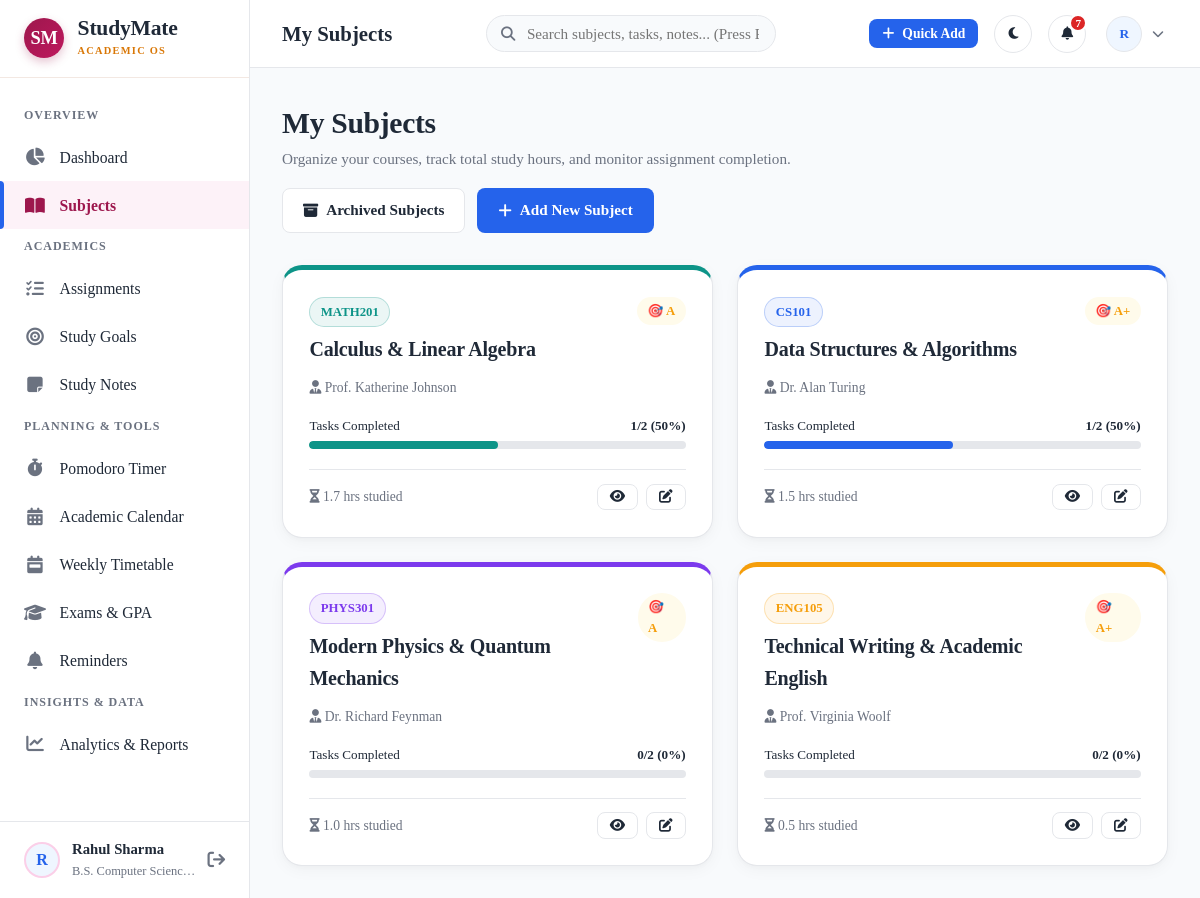
/subjects/ (signed in), run on the app's committed database.
### accounts/models.py (models this page shows, shortened)
class Profile(models.Model):
    user = models.OneToOneField(User, on_delete=models.CASCADE, related_name='profile')
    avatar = models.ImageField(upload_to='avatars/', blank=True, null=True)
    institution = models.CharField(max_length=200, blank=True, default='')
    course_grade = models.CharField(max_length=100, blank=True, default='', verbose_name='Course / Grade')
    daily_study_target_hours = models.DecimalField(
        max_digits=4, decimal_places=1, default=4.0,
        verbose_name='Daily Study Target (Hours)'
    )
    bio = models.TextField(blank=True, default='')
    created_at = models.DateTimeField(auto_now_add=True)
    updated_at = models.DateTimeField(auto_now=True)
    @property
    def avatar_url(self):
        if self.avatar and hasattr(self.avatar, 'url'):
            return self.avatar.url
        return None

### core/models.py (models this page shows, shortened)
class Subject(models.Model):
    user = models.ForeignKey(User, on_delete=models.CASCADE, related_name='subjects')
    name = models.CharField(max_length=150)
    code = models.CharField(max_length=30, blank=True, help_text="e.g. CS101 or MATH201")
    teacher = models.CharField(max_length=100, blank=True)
    color = models.CharField(max_length=20, default='#2563EB', help_text="Hex color code, e.g. #2563EB")
    target_grade = models.CharField(max_length=20, blank=True, help_text="e.g. A+, 95%")
    is_archived = models.BooleanField(default=False)
    created_at = models.DateTimeField(auto_now_add=True)
    class Meta:
        ordering = ['name']
        unique_together = ('user', 'name')
    @property
    def total_assignments(self):
        return self.assignments.count()
    @property
    def completed_assignments(self):
        return self.assignments.filter(status='completed').count()
    @property
    def assignment_progress(self):
        total = self.total_assignments
        if total == 0:
            return 0
        return int((self.completed_assignments / total) * 100)
    @property
    def total_study_minutes(self):
        total = self.study_sessions.aggregate(total=models.Sum('duration_minutes'))['total']
        return total or 0
    @property
    def total_study_hours(self):
        return round(self.total_study_minutes / 60.0, 1)

### core/views.py (the view)
# urls.py: path('subjects/', views.subject_list_view, name='subject_list'),
@login_required
def subject_list_view(request):
    show_archived = request.GET.get('archived') == '1'
    subjects = Subject.objects.filter(user=request.user, is_archived=show_archived)
    context = {
        'subjects': subjects,
        'show_archived': show_archived,
        'active_nav': 'subjects',
        'title': 'Archived Subjects' if show_archived else 'My Subjects',
    }
    return render(request, 'core/subject_list.html', context)

### core/models.py (called while the page is built)
    @property
    def is_completed(self):
        return self.status == 'completed'

    @property
    def countdown_text(self):
        if self.is_completed:
            return "Completed"
        today = date.today()
        delta = (self.due_date - today).days
        if delta < 0:
            abs_days = abs(delta)
            return f"Overdue by {abs_days} day{'s' if abs_days != 1 else ''}"
        elif delta == 0:
            return "Due today"
        elif delta == 1:
            return "Due tomorrow"
        else:
            return f"Due in {delta} days"

### templates/core/subject_list.html (shortened to what this page needs)
{% extends 'base.html' %}
{% load static %}
{% block content %}
<div style="display: flex; justify-content: space-between; align-items: center; margin-bottom: 2rem; flex-wrap: wrap; gap: 1rem;">
  <div>
    <h1>{{ title }}</h1>
    <p style="color: var(--text-muted); font-size: 0.95rem;">Organize your courses, track total study hours, and monitor assignment completion.</p>
  </div>
  <div style="display: flex; gap: 0.75rem;">
    {% if show_archived %}
      <a href="{% url 'core:subject_list' %}" class="btn btn-secondary">
        <i class="fa-solid fa-arrow-left"></i> View Active Subjects
      </a>
    {% else %}
      <a href="{% url 'core:subject_list' %}?archived=1" class="btn btn-secondary">
        <i class="fa-solid fa-box-archive"></i> Archived Subjects
      </a>
    {% endif %}
    <a href="{% url 'core:subject_create' %}" class="btn btn-primary">
      <i class="fa-solid fa-plus"></i> Add New Subject
    </a>
  </div>
</div>
{% if subjects %}
  <div style="display: grid; grid-template-columns: repeat(auto-fill, minmax(300px, 1fr)); gap: 1.5rem;">
    {% for s in subjects %}
      <div class="card" style="border-top: 5px solid {{ s.color }}; display: flex; flex-direction: column; justify-content: space-between; min-height: 220px;">
        <div>
          <div style="display: flex; justify-content: space-between; align-items: flex-start; margin-bottom: 0.75rem;">
            <div>
              <span class="badge" style="background: {{ s.color }}15; color: {{ s.color }}; border: 1px solid {{ s.color }}40; font-weight: 700;">
                {{ s.code|default:"COURSE" }}
              </span>
              <h2 style="font-size: 1.25rem; margin-top: 0.4rem; color: var(--text-main);">
                <a href="{% url 'core:subject_detail' s.id %}" style="color: inherit;">{{ s.name }}</a>
              </h2>
            </div>
            {% if s.target_grade %}
              <span class="badge badge-medium" title="Target Grade">🎯 {{ s.target_grade }}</span>
            {% endif %}
          </div>
          {% if s.teacher %}
            <div style="font-size: 0.85rem; color: var(--text-muted); margin-bottom: 1rem;">
              <i class="fa-solid fa-user-tie"></i> {{ s.teacher }}
            </div>
          {% endif %}
          <div style="margin-top: 1rem;">
            <div style="display: flex; justify-content: space-between; font-size: 0.82rem; margin-bottom: 0.3rem;">
              <span>Tasks Completed</span>
              <span style="font-weight: 700;">{{ s.completed_assignments }}/{{ s.total_assignments }} ({{ s.assignment_progress }}%)</span>
            </div>
            <div class="progress-bar-container">
              <div class="progress-bar-fill" style="width: {{ s.assignment_progress }}%; background: {{ s.color }};"></div>
            </div>
          </div>
        </div>
        <div style="display: flex; justify-content: space-between; align-items: center; border-top: 1px solid var(--border); padding-top: 0.85rem; margin-top: 1.25rem; font-size: 0.85rem; color: var(--text-muted);">
          <span><i class="fa-solid fa-hourglass-half"></i> {{ s.total_study_hours }} hrs studied</span>
          <div style="display: flex; gap: 0.5rem;">
            <a href="{% url 'core:subject_detail' s.id %}" class="btn btn-sm btn-secondary" title="View Subject Detail">
              <i class="fa-solid fa-eye"></i>
            </a>
            <a href="{% url 'core:subject_update' s.id %}" class="btn btn-sm btn-secondary" title="Edit Subject">
              <i class="fa-solid fa-pen-to-square"></i>
            </a>
          </div>
        </div>
      </div>
    {% endfor %}
  </div>
{% endif %}
{% endblock %}

### templates/partials/sidebar.html (shortened to what this page needs)
{% load static %}
<aside class="sidebar" id="sidebar">
  <div class="sidebar-header" style="height: 78px; padding: 0 1.5rem; display: flex; align-items: center; justify-content: space-between; border-bottom: 1px solid var(--card-border-soft);">
    <a href="{% url 'core:dashboard' %}" class="public-brand" style="text-decoration: none;">
      <div class="public-brand-monogram" style="width: 40px; height: 40px; font-size: 1.15rem;">SM</div>
      <div>
        <div class="public-brand-title" style="font-size: 1.35rem;">StudyMate</div>
        <div class="public-brand-subtitle" style="font-size: 0.65rem;">ACADEMIC OS</div>
      </div>
    </a>
  </div>
  <nav class="sidebar-nav" style="padding: 1.25rem 0;">
    <div class="nav-section-title">Overview</div>
    <a href="{% url 'core:dashboard' %}" class="nav-item {% if active_nav == 'dashboard' %}active{% endif %}">
      <i class="fa-solid fa-chart-pie"></i>
      <span>Dashboard</span>
    </a>
    <a href="{% url 'core:subject_list' %}" class="nav-item {% if active_nav == 'subjects' %}active{% endif %}">
      <i class="fa-solid fa-book-open"></i>
      <span>Subjects</span>
    </a>
    <div class="nav-section-title">Academics</div>
    <a href="{% url 'core:assignment_list' %}" class="nav-item {% if active_nav == 'assignments' %}active{% endif %}">
      <i class="fa-solid fa-list-check"></i>
      <span>Assignments</span>
    </a>
    <a href="{% url 'core:goal_list' %}" class="nav-item {% if active_nav == 'goals' %}active{% endif %}">
      <i class="fa-solid fa-bullseye"></i>
      <span>Study Goals</span>
    </a>
    <a href="{% url 'core:note_list' %}" class="nav-item {% if active_nav == 'notes' %}active{% endif %}">
      <i class="fa-solid fa-note-sticky"></i>
      <span>Study Notes</span>
    </a>
    <div class="nav-section-title">Planning & Tools</div>
    <a href="{% url 'planner:timer' %}" class="nav-item {% if active_nav == 'timer' %}active{% endif %}">
      <i class="fa-solid fa-stopwatch"></i>
      <span>Pomodoro Timer</span>
    </a>
    <a href="{% url 'planner:calendar' %}" class="nav-item {% if active_nav == 'calendar' %}active{% endif %}">
      <i class="fa-solid fa-calendar-days"></i>
      <span>Academic Calendar</span>
    </a>
    <a href="{% url 'planner:timetable' %}" class="nav-item {% if active_nav == 'timetable' %}active{% endif %}">
      <i class="fa-solid fa-calendar-week"></i>
      <span>Weekly Timetable</span>
    </a>
    <a href="{% url 'planner:exam_list' %}" class="nav-item {% if active_nav == 'exams' %}active{% endif %}">
      <i class="fa-solid fa-graduation-cap"></i>
      <span>Exams & GPA</span>
    </a>
    <a href="{% url 'planner:reminders' %}" class="nav-item {% if active_nav == 'reminders' %}active{% endif %}">
      <i class="fa-solid fa-bell"></i>
      <span>Reminders</span>
    </a>
    <div class="nav-section-title">Insights & Data</div>
    <a href="{% url 'analytics:dashboard' %}" class="nav-item {% if active_nav == 'analytics' %}active{% endif %}">
      <i class="fa-solid fa-chart-line"></i>
      <span>Analytics & Reports</span>
    </a>
  </nav>
  <div class="sidebar-footer">
    <div class="user-quick-profile">
      <div class="user-avatar-sm" style="border: 2px solid var(--luxury-rose-border);">
        {% if user.profile.avatar_url %}
          <img src="{{ user.profile.avatar_url }}" alt="{{ user.username }}">
        {% else %}
          <span>{{ user.first_name|first|default:user.username|first|upper }}</span>
        {% endif %}
      </div>
      <div style="flex: 1; overflow: hidden;">
        <div style="font-weight: 700; font-size: 0.92rem; white-space: nowrap; text-overflow: ellipsis; overflow: hidden;">
          {{ user.get_full_name|default:user.username }}
        </div>
        <div style="font-size: 0.78rem; color: var(--text-muted); white-space: nowrap; text-overflow: ellipsis; overflow: hidden;">
          {{ user.profile.course_grade|default:"Student" }}
        </div>
      </div>
      <a href="{% url 'accounts:logout' %}" title="Log Out" style="color: var(--text-muted); font-size: 1.1rem;">
        <i class="fa-solid fa-arrow-right-from-bracket"></i>
      </a>
    </div>
  </div>
</aside>

### templates/partials/navbar.html (shortened to what this page needs)
{% load static %}
<header class="topbar">
  <div class="topbar-left">
    <div class="page-title-header">
      {{ title|default:"StudyMate Workspace" }}
    </div>
  </div>
  <form action="{% url 'core:global_search' %}" method="GET" class="topbar-search">
    <input type="text" name="q" value="{{ query|default:'' }}" placeholder="Search subjects, tasks, notes... (Press Enter)" autocomplete="off">
  </form>
  <div class="topbar-right">
    <button class="btn btn-primary btn-sm" onclick="openQuickAddModal()" title="Press 'N' anywhere to quick add">
      <i class="fa-solid fa-plus"></i>
      <span>Quick Add</span>
    </button>
    <button class="action-icon-btn" id="theme-toggle-btn" title="Toggle Light / Dark Mode">
      <i class="fa-solid fa-moon" id="theme-toggle-icon"></i>
    </button>
    <div style="position: relative;">
      <button class="action-icon-btn" id="notif-toggle-btn" title="Notifications">
        <i class="fa-solid fa-bell"></i>
        {% if nav_notification_count > 0 %}
          <span class="badge-dot">{{ nav_notification_count }}</span>
        {% endif %}
      </button>
    </div>
    <div class="profile-dropdown-wrapper">
      <button class="profile-btn" id="profile-dropdown-btn">
        <div class="user-avatar-sm">
          {% if user.profile.avatar_url %}
            <img src="{{ user.profile.avatar_url }}" alt="{{ user.username }}">
          {% else %}
            <span>{{ user.first_name|first|default:user.username|first|upper }}</span>
          {% endif %}
        </div>
        <i class="fa-solid fa-chevron-down" style="font-size: 0.75rem; color: var(--text-muted);"></i>
      </button>
    </div>
  </div>
</header>

### data on the page
Subject: code "MATH201", name "Calculus & Linear Algebra", target_grade "A", teacher "Prof. Katherine Johnson", completed_assignments "1", total_assignments "2", assignment_progress "50", total_study_hours "1.7"
Subject: code "CS101", name "Data Structures & Algorithms", target_grade "A+", teacher "Dr. Alan Turing", completed_assignments "1", total_assignments "2", assignment_progress "50", total_study_hours "1.5"
Subject: code "PHYS301", name "Modern Physics & Quantum Mechanics", target_grade "A", teacher "Dr. Richard Feynman", completed_assignments "0", total_assignments "2", assignment_progress "0", total_study_hours "1.0"
Subject: code "ENG105", name "Technical Writing & Academic English", target_grade "A+", teacher "Prof. Virginia Woolf", completed_assignments "0", total_assignments "2", assignment_progress "0", total_study_hours "0.5"

### other printed values
{{ user.first_name|first|default:user.username|first|upper }} "R"
{{ user.get_full_name|default:user.username }} "Rahul Sharma"
{{ user.profile.course_grade|default:"Student" }} "B.S. Computer Scien…"
{{ title|default:"StudyMate Workspace" }} "My Subjects"
{{ nav_notification_count }} "7"
{{ title }} "My Subjects"
